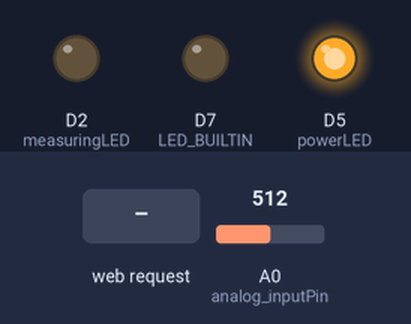
A sketch run on a simulated ESP8266 (NodeMCU). Shown: output pins drawn as LEDs (lit = HIGH). The inputs (shaded band) are chosen by the test bench; at power-on: A0 (analog_inputPin) = 512. WiFi joins after 1.5 s; servers stay silent unless stated; what the sketch prints to the serial monitor is not drawn.

Above: at 0.1 s.
At 2.7 s:
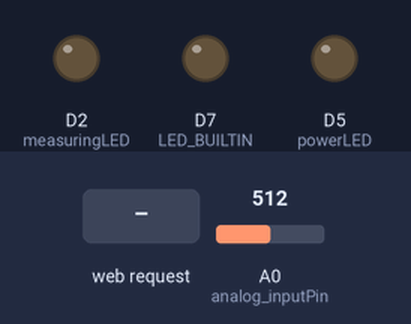
2.8 s: HTTP request GET /save?UserName=YES received
At 3.3 s:
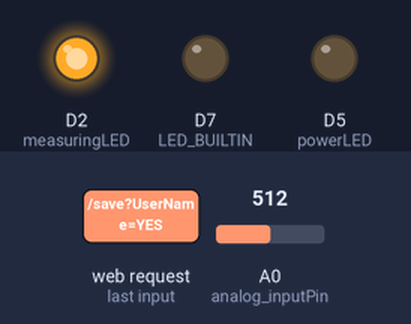
Timing chart, 0 to 5.8 s (numbered marks = the images above; inputs shaded):
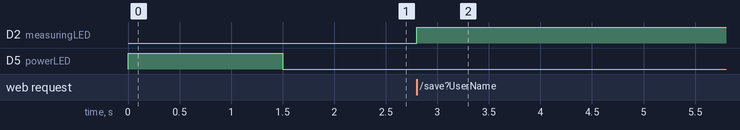

The sketch:

Final_Year_Project_Code.ino
```cpp
/*
    By: Joshua Kasirye
*/

/* Disclaimer
    Please the code below works for only esp8266 which I used not esp32. But esp8266 also
    works similarily like the esp32. Thank you*/


  //Including all the required libraries.
#include <ESP8266WiFi.h>
#include <ESP8266WiFiMulti.h>
#include <ESP8266WebServer.h>
#include <ESP8266HTTPClient.h> //http library to enable http connection
#include <WiFiClient.h>
#define LED_BUILTIN 13


// WiFi network
const char* ssid     = "Josh"; //Hotspot name
const char* password = "DonJohnJosh"; //Hotspot password


//initializing and declaring variables
volatile float val; //variable to keep the analog input from the sensor
int measuringLED = D2; //GREEN LED
int powerLED = D5; // RED LED
const int analog_inputPin = A0; //Analog pin on esp8266

// Set web servers at port number to 80
ESP8266WebServer server ( 80 );//This server name is for enabling using the html client app
WiFiServer server1(80); //This server name is for enabling using the http protocol


void setup() {
  //defining the pins, D2, D5 and A0
  pinMode(measuringLED, OUTPUT); //Green LED for measuriing
  pinMode(powerLED, OUTPUT); //Red LED for power and no connection
  pinMode(LED_BUILTIN, OUTPUT);
  pinMode(analog_inputPin, INPUT); //Pin for reading from the sensors
  digitalWrite(measuringLED, LOW); //Turning the Green LED off
  digitalWrite(powerLED, HIGH); //Turning the red LED on
  Serial.begin(115200); //serial monitor with baund frequency = 115200

  // Connecting to a WiFi network
  Serial.println();
  Serial.println();
  Serial.print("Connecting to ");
  Serial.println(ssid);

  WiFi.begin(ssid, password); // Requesting for internect connectivity

  while (WiFi.status() != WL_CONNECTED) { //Checking connecctivity
    delay(500); //waits for half a second before next request
    Serial.print(".");
    pinMode(LED_BUILTIN, LOW); //Blue LED goes off if not connected
  }

  Serial.println("");
  Serial.println("WiFi connected");
  Serial.println("IP address: ");
  Serial.println(WiFi.localIP());

  server.on ( "/", handleRoot ); //Getting user info from the html client input form
  server.on ("/save", handleSave); //Client appllication on ESP server and saving on server

  //Beginging both servers all at once for easy communication
  server.begin();
  server1.begin();

  pinMode(LED_BUILTIN, HIGH);//Blue LED comes on
  digitalWrite(powerLED, LOW); //Red LED goes off
}


void loop() {
  server.handleClient();// calling the main function that handles the client app.
}


char htmlResponse[3000]; //For storing the HTML response request

//Creating the HTML Vital taking client page
void handleRoot() {
  snprintf ( htmlResponse, 3000,
             "<!DOCTYPE html>\
<html lang=\"en\">\
  <head>\
    <meta charset=\"utf-8\">\
    <meta name=\"viewport\" content=\"width=device-width, initial-scale=1\">\
    <style>html { font-family: Helvetica; display: inline-block; margin: 0px auto; text-align: center;}\
    .button { background-color: #4CAF50; border: none; color: white; padding: 16px 40px;\
    text-decoration: none; font-size: 30px; margin: 2px; cursor: pointer;}\
    .button2 {background-color: #555555;}\
    </style>\
  </head>\
  <body>\
          <h1>Welcome to the REHM System</h1>\
          <br></br>\
          <h2> Vitals Taking</h2>\
          <h4>Please Make sure that the Blue light on the device is on, which means that you are connected.</h4>\
          <h4>Click on take temperature when you are ready to take the measurements</h4>\
          <br>\
          <h3>Login here</h3>\
          <p>Username: <input type='text' name='user_name' id='user_name'required></p>\
          <p>Password: <input type='password' name='password' id='password' required></p>\
          <div>\
          <p><button class=\"button\" id=\"save_button\">Take Temperature</button></p>\
          </div>\
    <script src=\"https://ajax.googleapis.com/ajax/libs/jquery/1.11.3/jquery.min.js\"></script>\
    <script>\
      var UserName;\
      var Password;\
      $('#save_button').click(function(e){\
        e.preventDefault();\
        UserName = $('#user_name').val();\
        Password = $('#password').val();\
        $.get('/save?UserName=' + UserName + '&Password=' + Password , function(data){\
          console.log(data);\
        });\
      });\
    </script>\
  </body>\
</html>");

  server.send ( 200, "text/html", htmlResponse );// save input form data to server

}


void handleSave() {//function to retrieve the saved information from the server by the client
  if (server.arg("UserName") != "") {
    Serial.println("User Name: " + server.arg("UserName")); //User name
  }
  if (server.arg("Password") != "") {
    Serial.println("Password: " + server.arg("Password")); //Password
  }

  digitalWrite(measuringLED, HIGH);//Green LED comes on.
  volatile float average = 0;
  volatile int count = 0; //variable to keep truck of added values
  for (int i = 0; i <= 10 - 1; i++) {
    val = analogRead(analog_inputPin); //Reading sensor data

    float cel = ((val * (5.0 / 1024)) - 1.375) / 0.0225; //obtaining temperature in Celcius
    if (cel > 25 and cel < 55 ) { //verrifying data being read by sensor
      average = average + cel;
      count = count + 1;
    }

    Serial.println(cel);
    delay(1000); //waiting after one second
  }
  average = average / count; // obtaining the average
  digitalWrite(measuringLED, LOW);

  Serial.println("Average: " + String(average));

  //initializing the http client as http
  HTTPClient http;
  //link to be used to send the measured average temperature to the remote data base.
  String url = "YOUR_URL?temp=" + String(average) + "&username=" + server.arg("UserName") + "&password=" + server.arg("Password");

  String payload = ""; //variable to store the response from the http request.
  Serial.println(url);
  http.begin(url); //sending the http request.


  //GET method
  int httpCode = http.GET(); //getting the response code
  if (httpCode > 0)
  {
    Serial.printf("[HTTP] GET...code: %d\n", httpCode);
    if (httpCode == HTTP_CODE_OK)
    {
      payload = http.getString(); // obtaing the string of the response from the database
      payload.trim(); // removing unwanted spaces from the string
    }
  }
  else
  {
    Serial.printf("[HTTP] GET... failed, error: %s\n", http.errorToString(httpCode).c_str());
  }
  http.end();//closing the client

  delay(500);
  int len_payload = payload.length();//length of payload
  Serial.println(payload);
  Serial.println(len_payload);
  if (payload == "YES" ) { //Transmission was successful
    for (int i = 0; i < 3; i++) {
      digitalWrite(measuringLED, HIGH);
      delay(1000);
      digitalWrite(measuringLED, LOW);
      delay(1000);
    }

  }
  else { //Transmission not successful
    for (int i = 0; i < 3; i++) {
      digitalWrite(powerLED, HIGH);
      delay(1000);
      digitalWrite(powerLED, LOW);
      delay(1000);
    }

  }
}
```

Measured:
- after the input at 2.8 s, D2 (measuringLED): LOW → HIGH at once
